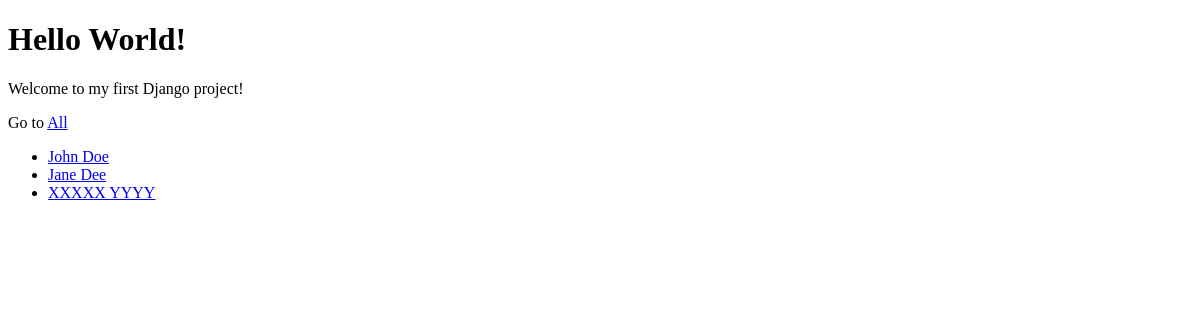
Before: /my_first_html/ with the older database file.
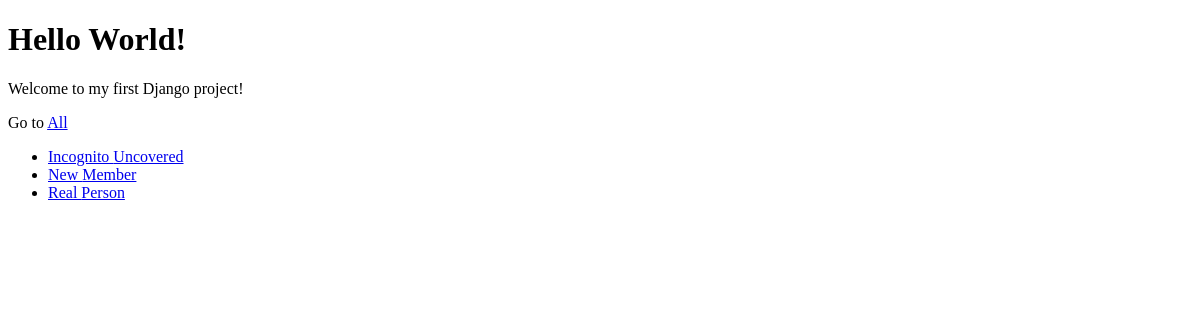
After: the same page with the newer database file.
### members/models.py (models this page shows)
class Member(models.Model):
    first_name = models.CharField(max_length=100)
    last_name = models.CharField(max_length=100)
    salary = models.PositiveSmallIntegerField()
    updated = models.DateTimeField( auto_now = True )
    """I want now as datetime default """

### members/views.py (the view)
# urls.py: path('my_first_html/', views.my_first_html, name='my_first_html'),
def my_first_html(request):
    mymembers = Member.objects.all().values()
    context = {
    'mymembers': mymembers,
    }
    return render(request, 'myfirst.html', context)

### members/templates/myfirst.html (shortened to what this page needs)
<!DOCTYPE html>
<html>
<body>
<h1>Hello World!</h1>
<p>Welcome to my first Django project!</p>
<p>Go to <a href="/all">All</a></p>
<ul>
    {% for x in mymembers %}
      <li> <a href="{% url 'details' x.id%}"> {{ x.first_name }} {{ x.last_name }} </a> </li>
    {% endfor %}
  </ul>
</body>
</html>

Changed rows visible on the page:
removed Member: first_name "John", last_name "Doe"
removed Member: first_name "Jane", last_name "Dee"
removed Member: first_name "XXXXX", last_name "YYYY"
added Member: first_name "Incognito", last_name "Uncovered"
added Member: first_name "New", last_name "Member"
added Member: first_name "Real", last_name "Person"
